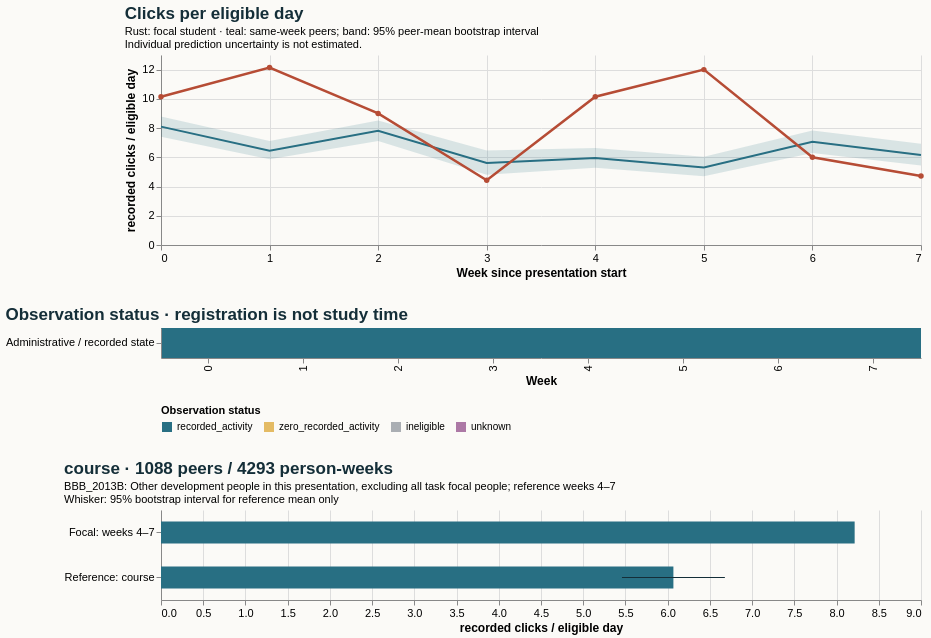

The Vega-Lite source for this figure:
### Vega-Lite specification from a JSON file in a GitHub repository (floating-point values rounded to 4 significant figures)
{"$schema": "https://vega.github.io/schema/vega-lite/v5.20.1.json", "config": {"axis": {"labelFontSize": 11, "titleFontSize": 12}, "background": "#fbfaf7", "font": "sans-serif", "title": {"anchor": "start", "color": "#142e38", "fontSize": 17, "subtitleFontSize": 11}, "view": {"continuousHeight": 300, "continuousWidth": 300, "stroke": null}}, "datasets": {"data-06ae396e632e789fa8147abfc3b1667d": [{"hi": null, "lo": null, "series": "Focal: weeks 4–7", "value": 8.214}, {"hi": 6.678, "lo": 5.459, "series": "Reference: course", "value": 6.068}], "data-9c0520e65fb8b804ae72c857ff4dd583": [{"end_day": 6, "focal_value": 10.14, "peer_ci_high": 8.791, "peer_ci_low": 7.406, "peer_mean": 8.1, "peer_observations": 1159, "peer_people": 1159, "reference": "course", "unit": "recorded clicks / eligible day", "week": 0}, {"end_day": 13, "focal_value": 12.14, "peer_ci_high": 7.111, "peer_ci_low": 5.863, "peer_mean": 6.456, "peer_observations": 1151, "peer_people": 1151, "reference": "course", "unit": "recorded clicks / eligible day", "week": 1}, {"end_day": 20, "focal_value": 9.0, "peer_ci_high": 8.521, "peer_ci_low": 7.113, "peer_mean": 7.819, "peer_observations": 1133, "peer_people": 1133, "reference": "course", "unit": "recorded clicks / eligible day", "week": 2}, {"end_day": 27, "focal_value": 4.429, "peer_ci_high": 6.465, "peer_ci_low": 4.811, "peer_mean": 5.608, "peer_observations": 1125, "peer_people": 1125, "reference": "course", "unit": "recorded clicks / eligible day", "week": 3}, {"end_day": 34, "focal_value": 10.14, "peer_ci_high": 6.644, "peer_ci_low": 5.28, "peer_mean": 5.954, "peer_observations": 1088, "peer_people": 1088, "reference": "course", "unit": "recorded clicks / eligible day", "week": 4}, {"end_day": 41, "focal_value": 12.0, "peer_ci_high": 6.044, "peer_ci_low": 4.709, "peer_mean": 5.31, "peer_observations": 1081, "peer_people": 1081, "reference": "course", "unit": "recorded clicks / eligible day", "week": 5}, {"end_day": 48, "focal_value": 6.0, "peer_ci_high": 7.833, "peer_ci_low": 6.294, "peer_mean": 7.065, "peer_observations": 1070, "peer_people": 1070, "reference": "course", "unit": "recorded clicks / eligible day", "week": 6}, {"end_day": 55, "focal_value": 4.714, "peer_ci_high": 6.928, "peer_ci_low": 5.432, "peer_mean": 6.16, "peer_observations": 1054, "peer_people": 1054, "reference": "course", "unit": "recorded clicks / eligible day", "week": 7}], "data-e71db1684eee6ef8f10aafcab277e2a3": [{"eligible_days": 7.0, "end_day": 6, "logging_completeness": "unknown", "observation_status": "recorded_activity", "row": "Administrative / recorded state", "score_status": "withheld_release_time_unknown", "start_day": 0, "value": 10.14, "week": 0}, {"eligible_days": 7.0, "end_day": 13, "logging_completeness": "unknown", "observation_status": "recorded_activity", "row": "Administrative / recorded state", "score_status": "withheld_release_time_unknown", "start_day": 7, "value": 12.14, "week": 1}, {"eligible_days": 7.0, "end_day": 20, "logging_completeness": "unknown", "observation_status": "recorded_activity", "row": "Administrative / recorded state", "score_status": "withheld_release_time_unknown", "start_day": 14, "value": 9.0, "week": 2}, {"eligible_days": 7.0, "end_day": 27, "logging_completeness": "unknown", "observation_status": "recorded_activity", "row": "Administrative / recorded state", "score_status": "withheld_release_time_unknown", "start_day": 21, "value": 4.429, "week": 3}, {"eligible_days": 7.0, "end_day": 34, "logging_completeness": "unknown", "observation_status": "recorded_activity", "row": "Administrative / recorded state", "score_status": "withheld_release_time_unknown", "start_day": 28, "value": 10.14, "week": 4}, {"eligible_days": 7.0, "end_day": 41, "logging_completeness": "unknown", "observation_status": "recorded_activity", "row": "Administrative / recorded state", "score_status": "withheld_release_time_unknown", "start_day": 35, "value": 12.0, "week": 5}, {"eligible_days": 7.0, "end_day": 48, "logging_completeness": "unknown", "observation_status": "recorded_activity", "row": "Administrative / recorded state", "score_status": "withheld_release_time_unknown", "start_day": 42, "value": 6.0, "week": 6}, {"eligible_days": 7.0, "end_day": 55, "logging_completeness": "unknown", "observation_status": "recorded_activity", "row": "Administrative / recorded state", "score_status": "withheld_release_time_unknown", "start_day": 49, "value": 4.714, "week": 7}]}, "resolve": {"scale": {"color": "independent"}}, "spacing": 28, "vconcat": [{"data": {"name": "data-9c0520e65fb8b804ae72c857ff4dd583"}, "height": 190, "layer": [{"encoding": {"x": {"axis": {"tickMinStep": 1}, "field": "week", "title": "Week since presentation start", "type": "quantitative"}, "y": {"field": "peer_ci_low", "scale": {"zero": true}, "title": "recorded clicks / eligible day", "type": "quantitative"}, "y2": {"field": "peer_ci_high"}}, "mark": {"color": "#286f83", "opacity": 0.16, "type": "area"}}, {"encoding": {"tooltip": [{"field": "week", "type": "quantitative"}, {"field": "peer_mean", "type": "quantitative"}, {"field": "peer_people", "type": "quantitative"}, {"field": "peer_observations", "type": "quantitative"}], "x": {"field": "week", "type": "quantitative"}, "y": {"field": "peer_mean", "type": "quantitative"}}, "mark": {"color": "#286f83", "strokeWidth": 2, "type": "line"}}, {"encoding": {"tooltip": [{"field": "week", "type": "quantitative"}, {"field": "focal_value", "type": "quantitative"}], "x": {"field": "week", "type": "quantitative"}, "y": {"field": "focal_value", "type": "quantitative"}}, "mark": {"color": "#b64c35", "point": {"color": "#b64c35"}, "strokeWidth": 2.5, "type": "line"}}], "title": {"subtitle": ["Rust: focal student · teal: same-week peers; band: 95% peer-mean bootstrap interval", "Individual prediction uncertainty is not estimated."], "text": "Clicks per eligible day"}, "width": 760}, {"data": {"name": "data-e71db1684eee6ef8f10aafcab277e2a3"}, "encoding": {"color": {"field": "observation_status", "legend": {"labelLimit": 260, "orient": "bottom"}, "scale": {"domain": ["recorded_activity", "zero_recorded_activity", "ineligible", "unknown"], "range": ["#286f83", "#e4bb64", "#aaaeb3", "#ac78a5"]}, "title": "Observation status", "type": "nominal"}, "tooltip": [{"field": "week", "type": "quantitative"}, {"field": "eligible_days", "type": "quantitative"}, {"field": "observation_status", "type": "nominal"}, {"field": "logging_completeness", "type": "nominal"}], "x": {"field": "week", "title": "Week", "type": "ordinal"}, "y": {"field": "row", "title": null, "type": "nominal"}}, "height": 30, "mark": {"type": "rect"}, "title": "Observation status · registration is not study time", "width": 760}, {"data": {"name": "data-06ae396e632e789fa8147abfc3b1667d"}, "height": 90, "layer": [{"encoding": {"x": {"field": "value", "scale": {"domain": [0, 8.625], "zero": true}, "title": "recorded clicks / eligible day", "type": "quantitative"}, "y": {"field": "series", "sort": null, "title": null, "type": "nominal"}}, "mark": {"color": "#286f83", "size": 22, "type": "bar"}}, {"encoding": {"x": {"field": "lo", "type": "quantitative"}, "x2": {"field": "hi"}, "y": {"field": "series", "sort": null, "title": null, "type": "nominal"}}, "mark": {"color": "#142e38", "type": "rule"}}], "title": {"subtitle": ["BBB_2013B: Other development people in this presentation, excluding all task focal people; reference weeks 4–7", "Whisker: 95% bootstrap interval for reference mean only"], "text": "course · 1088 peers / 4293 person-weeks"}, "width": 760}]}
